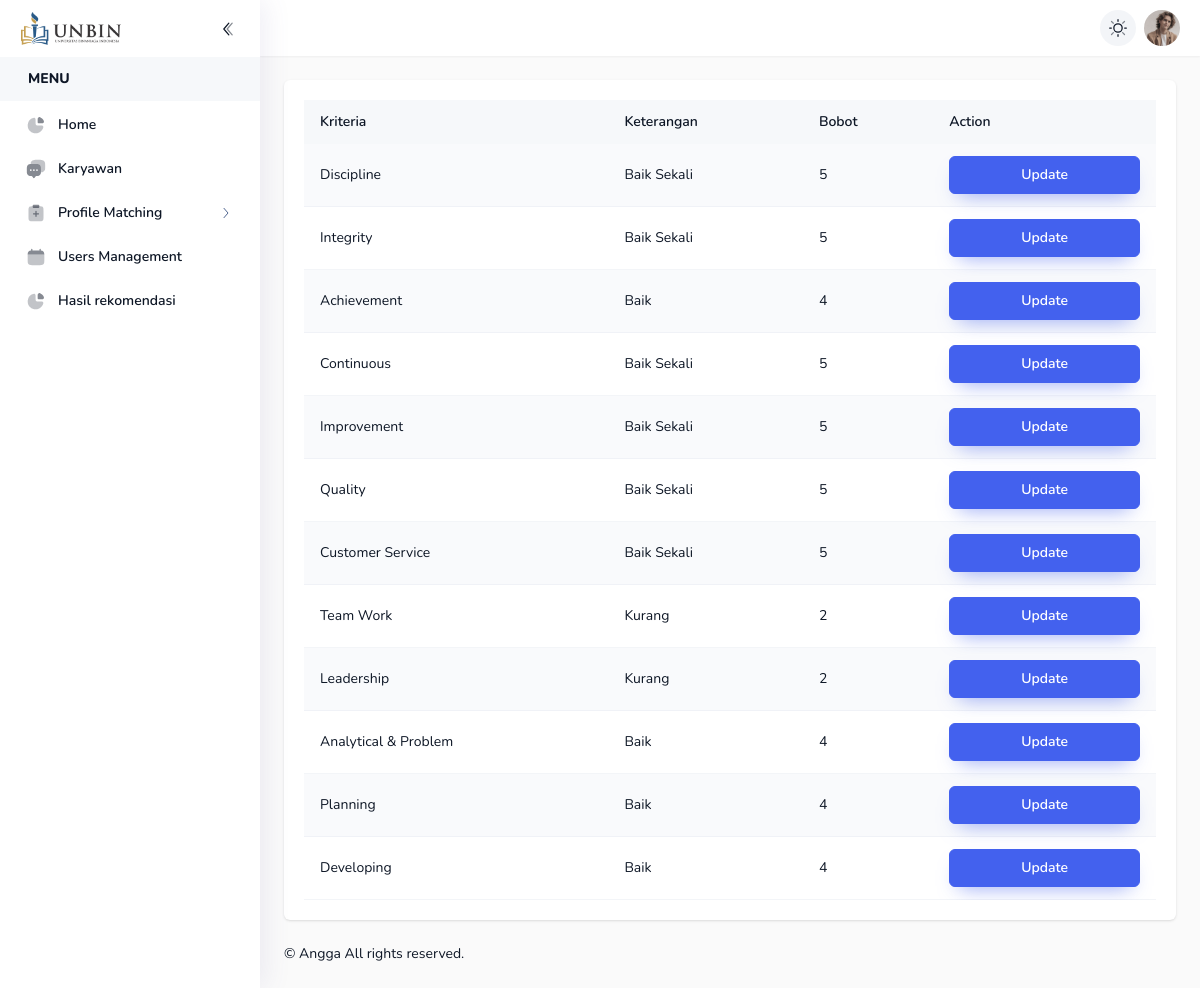
Screenshot of /index.php?pages=standar (signed in) with the database file from the repository.
### tables this page shows
CREATE TABLE `profil_standar2` (
  `id` int(11) NOT NULL,
  `kriteria_id` int(11) NOT NULL,
  `subkriteria_id` int(11) NOT NULL
);

CREATE TABLE `kriteria` (
  `id` int(11) NOT NULL,
  `nama` varchar(64) NOT NULL,
  `jenis` enum('cf','sf') NOT NULL,
  `ket` varchar(64) NOT NULL
);

CREATE TABLE `sub_kriteria` (
  `id` int(11) NOT NULL,
  `kriteria_id` int(11) NOT NULL,
  `nama` varchar(68) NOT NULL,
  `nilai` int(11) NOT NULL
);

### include/config.php (called while the page is built, shortened)
<?php
$conn = mysqli_connect('localhost', 'root', '', 'db_pma_angga_3');
function query($query)
{
    global $conn;
    $res = mysqli_query($conn, $query);
    $rows = [];
    while ($row = mysqli_fetch_assoc($res)) {
        $rows[] = $row;
    }
    return $rows;
}
?>

### pages/standar.php (the view)
<?php
$profil = query("SELECT ps.id,k.nama as k, sk.nama as sk, sk.nilai as np FROM kriteria k left JOIN sub_kriteria sk ON k.id = sk.kriteria_id inner JOIN profil_standar2 ps ON sk.id = ps.subkriteria_id");
?>
<div class="col-md-12 justify-content-center panel">
    <div class="table-responsive">
        <table class="table-striped">
            <thead>
                <tr>
                    <th>Kriteria</th>
                    <th class="text-center">Keterangan</th>
                    <th>Bobot</th>
                    <th>Action</th>
                </tr>
            </thead>
            <tbody>
                <?php foreach ($profil as $p) : ?>
                    <tr>
                        <td class="text-left"><?= $p['k']; ?></td>
                        <td><?= $p['sk']; ?></td>
                        <td><?= $p['np']; ?></td>
                        <td><a href="?pages=standar-edit&id=<?=$p['id']?>" class="btn btn-primary">Update</a></td>
                    </tr>
                <?php endforeach; ?>
            </tbody>
        </table>
    </div>
</div>

### rows the page displays
profil_standar2: kriteria.nama "Discipline", subkriteria.nama "Baik Sekali", subkriteria.nilai "5"
profil_standar2: kriteria.nama "Integrity", subkriteria.nama "Baik Sekali", subkriteria.nilai "5"
profil_standar2: kriteria.nama "Achievement", subkriteria.nama "Baik", subkriteria.nilai "4"
profil_standar2: kriteria.nama "Continuous", subkriteria.nama "Baik Sekali", subkriteria.nilai "5"
profil_standar2: kriteria.nama "Improvement", subkriteria.nama "Baik Sekali", subkriteria.nilai "5"
profil_standar2: kriteria.nama "Quality", subkriteria.nama "Baik Sekali", subkriteria.nilai "5"
profil_standar2: kriteria.nama "Customer Service", subkriteria.nama "Baik Sekali", subkriteria.nilai "5"
profil_standar2: kriteria.nama "Team Work", subkriteria.nama "Kurang", subkriteria.nilai "2"
profil_standar2: kriteria.nama "Leadership", subkriteria.nama "Kurang", subkriteria.nilai "2"
profil_standar2: kriteria.nama "Analytical & Problem", subkriteria.nama "Baik", subkriteria.nilai "4"
profil_standar2: kriteria.nama "Planning", subkriteria.nama "Baik", subkriteria.nilai "4"
profil_standar2: kriteria.nama "Developing", subkriteria.nama "Baik", subkriteria.nilai "4"
